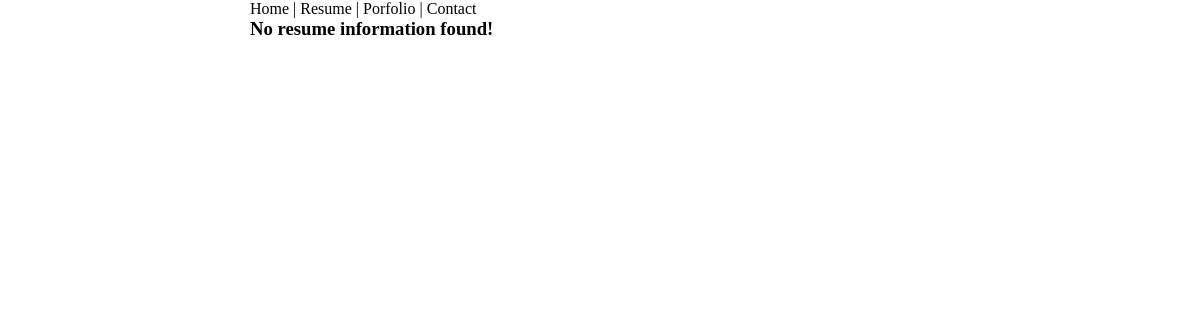
The page /resume/ on the database as committed earlier.
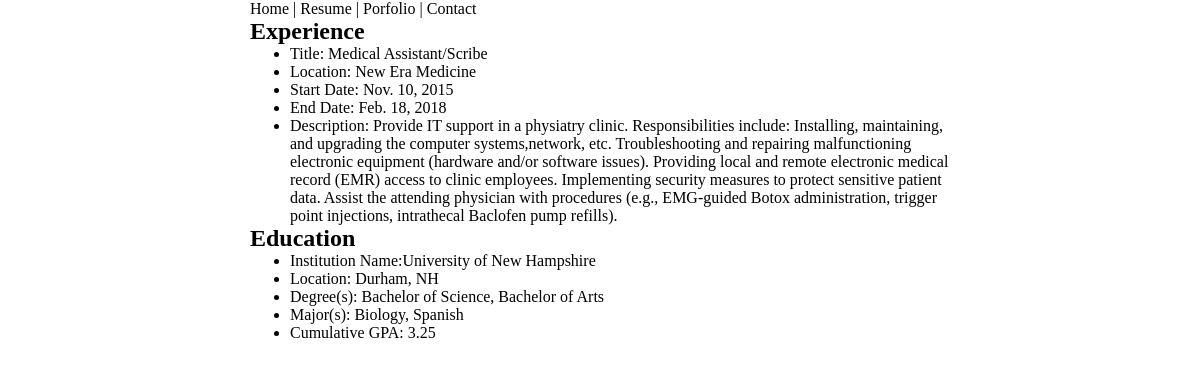
The same page on the database as committed later.
### resume/models.py (models this page shows)
class Experience(models.Model):
    title = models.CharField(max_length=64, null=False, blank=False)
    location = models.CharField(max_length=255, null=False, blank=True)
    start_date = models.DateField(auto_now=False, auto_now_add=False)
    end_date = models.DateField(auto_now=False, auto_now_add=False)
    description = models.TextField()

class Education(models.Model):
    institution_name = models.CharField(max_length=64, null=False, blank=False)
    location = models.CharField(max_length=255, null=False, blank=True)
    degree = models.CharField(max_length=255, null=False, blank=True)
    major = models.CharField(max_length=255, null=False, blank=True)
    gpa = models.FloatField(null=False, blank=True)

### portfolio/views.py (the view)
# urls.py: path('resume/', views.resume, name='resume'),
def resume(request):
    qs1 = Experience.objects.all()
    qs2 = Education.objects.all()
    context = {'experience': qs1, 'education':qs2}
    return render(request, 'resume/home.html', context)

### resume/templates/resume/home.html
{% extends 'base.html' %}
{% block content %}
      {% if experience and education %}
      <h2>Experience</h2>
        <ul>
          {% for exp_item in experience %}
            <li>Title: {{exp_item.title}}</li>
            <li>Location: {{exp_item.location}}</li>
            <li>Start Date: {{exp_item.start_date}}</li>
            <li>End Date: {{exp_item.end_date}}</li>
            <li>Description: {{exp_item.description}}</li>
          {% endfor %}
        </ul>
        <h2>Education</h2>
        <ul>
          {% for educ_item in education %}
            <li>Institution Name:{{educ_item.institution_name}}</li>
            <li>Location: {{educ_item.location}}</li>
            <li>Degree(s): {{educ_item.degree}}</li>
            <li>Major(s): {{educ_item.major}}</li>
            <li>Cumulative GPA: {{educ_item.gpa}}</li>
          {% endfor %}
        </ul>
      {% else %}
        <h3>No resume information found!</h3>
      {% endif %}
{% endblock %}

### templates/base.html (shortened to what this page needs)
{% load static %}
<!DOCTYPE html>
<html>
  <head>
    <link rel='stylesheet' href="{% static 'css/style.css' %}" />
  </head>
  <body>
      <nav>
        <a href="{% url 'home'%}">Home</a> |
        <a href="{% url 'resume:home'%}">Resume</a> |
        <a href="{% url 'portfolio'%}">Porfolio</a> |
        <a href="{% url 'contact'%}">Contact</a>
      </nav>
      {% block content %}
      {% endblock %}
  </body>
</html>

### static/css/style.css (style rules this page uses)
* { max-width: 700px; margin: auto; }
p, li { font-family: 'Cormorant Garamond'; }
a { color: black; text-decoration: none; }

Rows that differ between the two databases and show on the page:
added Experience: title "Medical Assistant/Scribe", location "New Era Medicine", start_date "Nov. 10, 2015", end_date "Feb. 18, 2018", description "Provide IT support in a physiatry clinic. Responsibilities include: Installing, maintaining, and upgrading the computer systems,network, etc. Troubleshooting and repairing malfunctioning electronic equipment (hardware and/or software issues). Providing local and remote electronic medical record (EMR) access to clinic employees. Implementing security measures to protect sensitive patient data. Assist the attending physician with procedures (e.g., EMG-guided Botox administration, trigger point injections, intrathecal Baclofen pump refills)."
added Education: institution_name "University of New Hampshire", location "Durham, NH", degree "Bachelor of Science, Bachelor of Arts", major "Biology, Spanish", gpa "3.25"
Other text that changed with them:
text no longer shown: "No resume information found!"
text now shown: "Experience Education"
